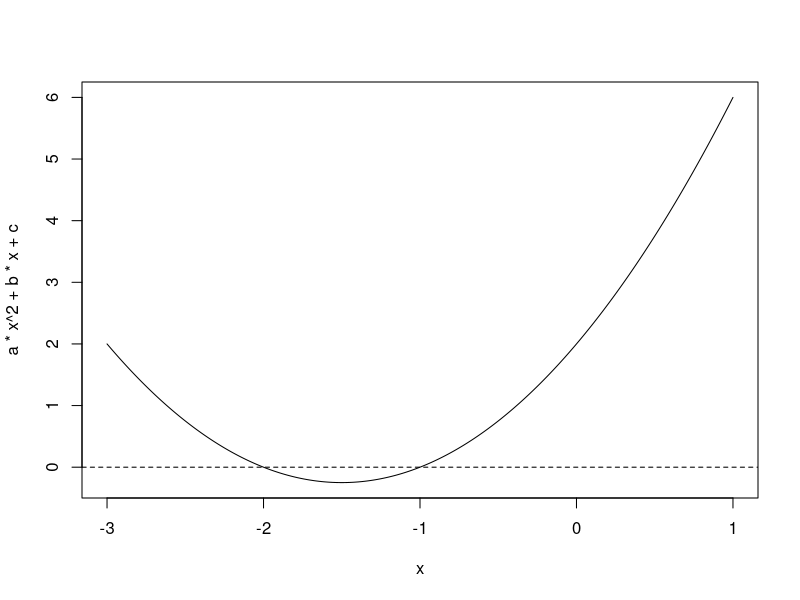

Generate this figure with R:
## ---- chunk 1
#| echo: false
# write a function to solve quadratic functions with parameters a,b,c as arguments of the function
solvequadratic <- function(a, b, c){
  delta = b*b - 4*a*c
  
  if (delta > 0){ 
    # 2 distinct solutions
    ans1 = ((-b)+delta)/(2*a)
    ans2 = ((-b)-delta)/(2*a)
    return(c(ans1, ans2))
    
  } else if (delta == 0){ 
    # only 1 solution
    return((-b)/(2*a))
    
  }else{ 
    # no solution
    return("No real-number solution")
  }
}
## ---- chunk 2
#| echo: false
a <- 1
b <- 3
c <- 2
solvequadratic(a,b,c)

# print(paste0("The solution(s) to f(x) = ", a, "*x^2 + ", b, "*x + ", c, " is(are) ", res))
## ---- chunk 3
#| echo: false
x <- seq(-3, 1, length = 300)
plot(x, a*x^2 + b*x + c, type = "l")
abline(h=0, lty=2)
